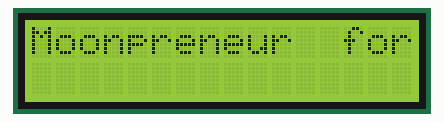
Simulated run of this sketch. Board: Arduino Uno, built with avr-gcc and run on an emulated ATmega328P. On the bench: 16×2 character LCD.

Above: at 0.1 s.
At 2.2 s:
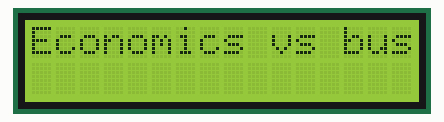

The sketch:

playing_around_2.ino
```cpp
#include<Wire.h>
#include<LiquidCrystal_I2C.h>
LiquidCrystal_I2C LCD(0x27, 16,2);

void setup() {
  // put your setup code here, to run once:
  LCD.init();
  LCD.backlight();
}

void loop() {
  // put your main code here, to run repeatedly:
  LCD.setCursor(0,0);
  LCD.print("Moonpreneur  for  life");
  delay(2000);
  LCD.clear();
  LCD.setCursor(0,0);
  LCD.print("Economics vs business");
  delay(1836);
  LCD.clear();
}
```

Measured:
- what the display in image 1 shows lasts 1.8 s, from 2.1 s to 3.9 s
